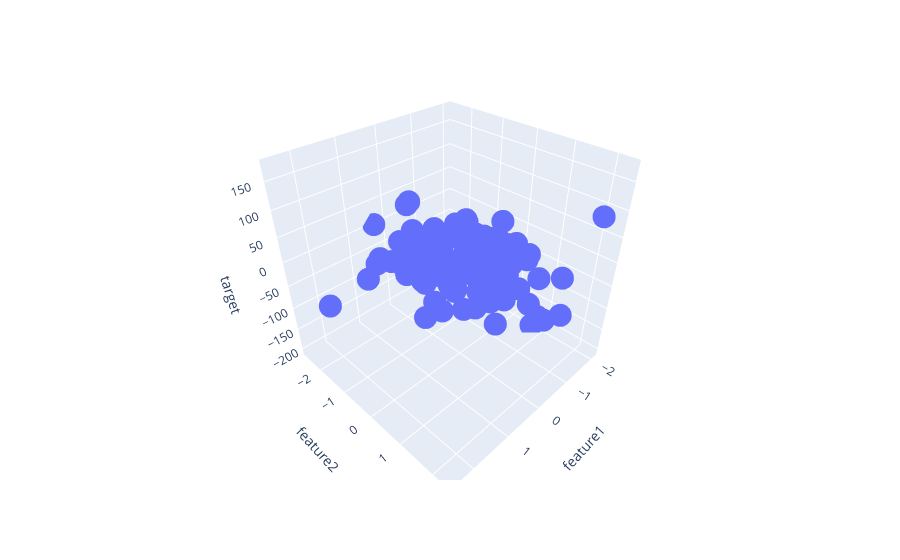

Write notebook code for a chart like this one.
### Code cell
fig #plotliy.express is used to plot 3d graph plots
